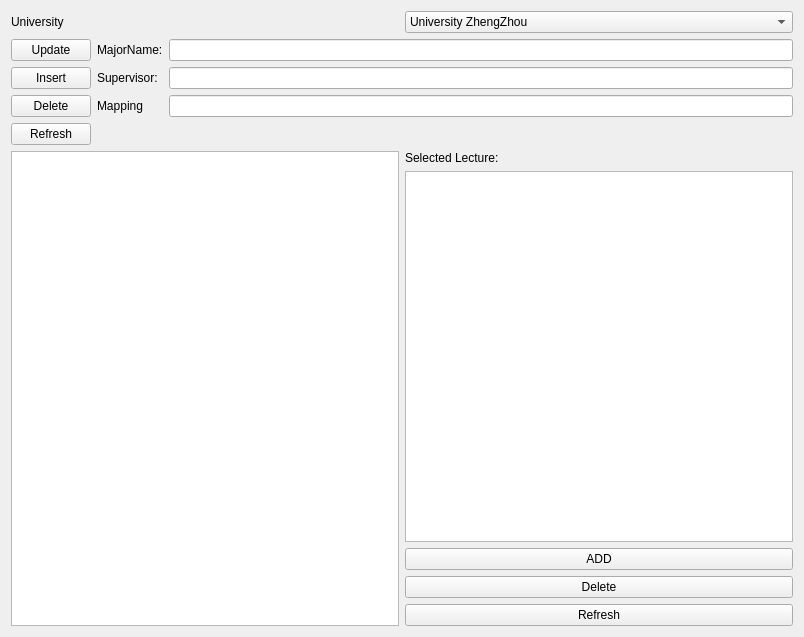
<?xml version="1.0" encoding="UTF-8"?>
<ui version="4.0">
 <class>MajorEditor</class>
 <widget class="QWidget" name="MajorEditor">
  <property name="geometry">
   <rect>
    <x>0</x>
    <y>0</y>
    <width>804</width>
    <height>637</height>
   </rect>
  </property>
  <property name="windowTitle">
   <string>Form</string>
  </property>
  <layout class="QVBoxLayout" name="verticalLayout_4">
   <item>
    <layout class="QVBoxLayout" name="verticalLayout_3">
     <item>
      <layout class="QHBoxLayout" name="horizontalLayout">
       <item>
        <widget class="QLabel" name="label">
         <property name="text">
          <string>University</string>
         </property>
        </widget>
       </item>
       <item>
        <widget class="QComboBox" name="Unibox">
         <item>
          <property name="text">
           <string>University ZhengZhou</string>
          </property>
         </item>
         <item>
          <property name="text">
           <string>University Duisburg-Essen</string>
          </property>
         </item>
        </widget>
       </item>
      </layout>
     </item>
     <item>
      <layout class="QHBoxLayout" name="horizontalLayout_3">
       <item>
        <layout class="QVBoxLayout" name="verticalLayout">
         <item>
          <widget class="QPushButton" name="Updatebutton">
           <property name="text">
            <string>Update</string>
           </property>
          </widget>
         </item>
         <item>
          <widget class="QPushButton" name="InsertButton">
           <property name="text">
            <string>Insert</string>
           </property>
          </widget>
         </item>
         <item>
          <widget class="QPushButton" name="DeleteButton">
           <property name="text">
            <string>Delete</string>
           </property>
          </widget>
         </item>
         <item>
          <widget class="QPushButton" name="pushButton">
           <property name="text">
            <string>Refresh</string>
           </property>
          </widget>
         </item>
        </layout>
       </item>
       <item>
        <layout class="QFormLayout" name="formLayout">
         <item row="0" column="0">
          <widget class="QLabel" name="label_2">
           <property name="text">
            <string>MajorName:</string>
           </property>
          </widget>
         </item>
         <item row="0" column="1">
          <widget class="QLineEdit" name="NameEditor"/>
         </item>
         <item row="1" column="0">
          <widget class="QLabel" name="label_3">
           <property name="text">
            <string>Supervisor:</string>
           </property>
          </widget>
         </item>
         <item row="1" column="1">
          <widget class="QLineEdit" name="SupervisorEdit"/>
         </item>
         <item row="2" column="0">
          <widget class="QLabel" name="label_4">
           <property name="text">
            <string>Mapping</string>
           </property>
          </widget>
         </item>
         <item row="2" column="1">
          <widget class="QLineEdit" name="MapEdit"/>
         </item>
        </layout>
       </item>
      </layout>
     </item>
     <item>
      <layout class="QHBoxLayout" name="horizontalLayout_2">
       <item>
        <widget class="QTableView" name="MajorView">
         <property name="selectionMode">
          <enum>QAbstractItemView::SingleSelection</enum>
         </property>
         <property name="selectionBehavior">
          <enum>QAbstractItemView::SelectRows</enum>
         </property>
        </widget>
       </item>
       <item>
        <layout class="QVBoxLayout" name="verticalLayout_2">
         <item>
          <widget class="QLabel" name="label_5">
           <property name="text">
            <string>Selected Lecture:</string>
           </property>
          </widget>
         </item>
         <item>
          <widget class="QListWidget" name="LectureList">
           <property name="selectionMode">
            <enum>QAbstractItemView::SingleSelection</enum>
           </property>
           <property name="selectionBehavior">
            <enum>QAbstractItemView::SelectRows</enum>
           </property>
          </widget>
         </item>
         <item>
          <widget class="QPushButton" name="AddLectureButton">
           <property name="text">
            <string>ADD</string>
           </property>
          </widget>
         </item>
         <item>
          <widget class="QPushButton" name="DeleteLecture">
           <property name="text">
            <string>Delete</string>
           </property>
          </widget>
         </item>
         <item>
          <widget class="QPushButton" name="loadLectureButton">
           <property name="text">
            <string>Refresh</string>
           </property>
          </widget>
         </item>
        </layout>
       </item>
      </layout>
     </item>
    </layout>
   </item>
  </layout>
 </widget>
 <resources/>
 <connections/>
</ui>
